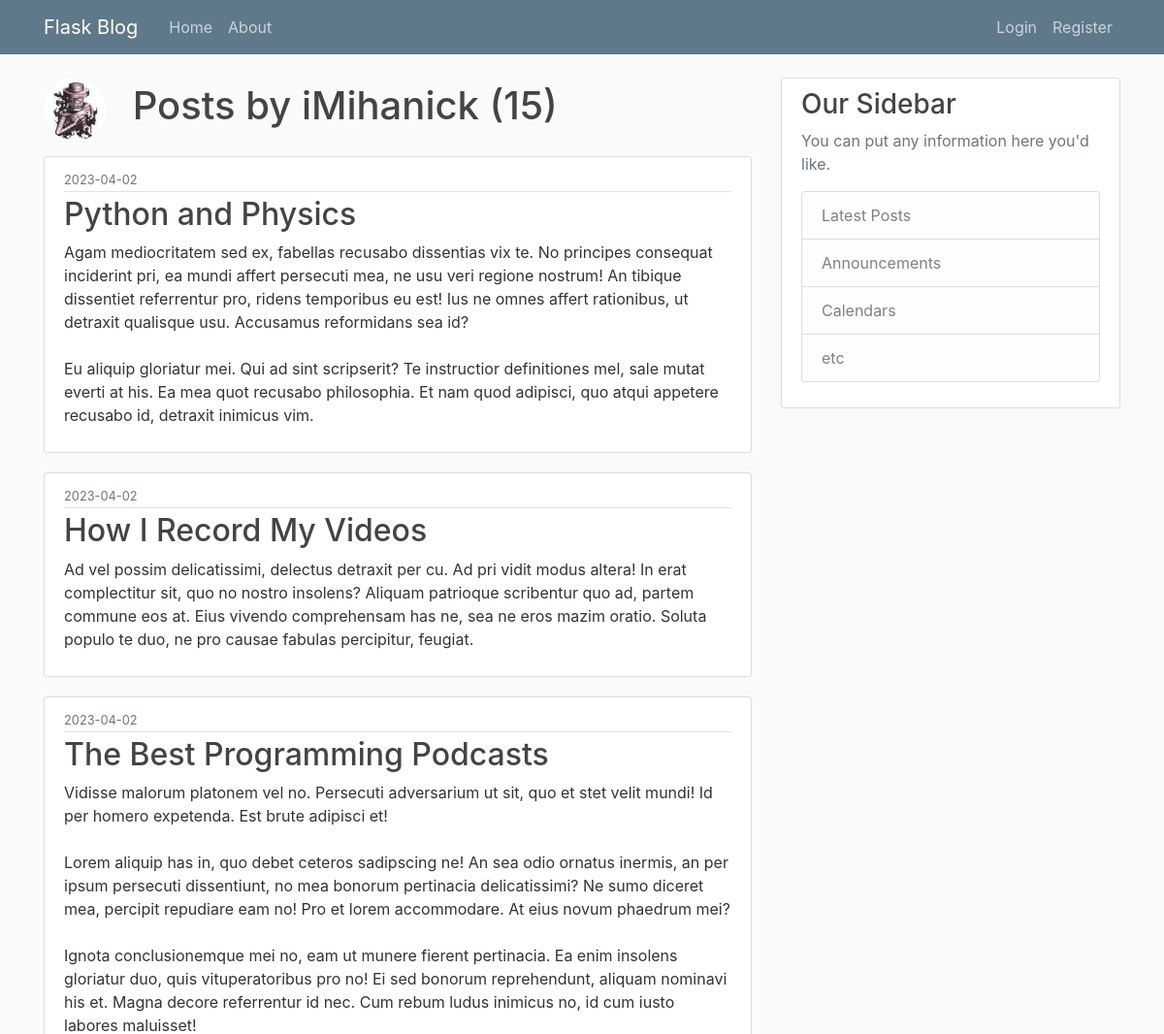
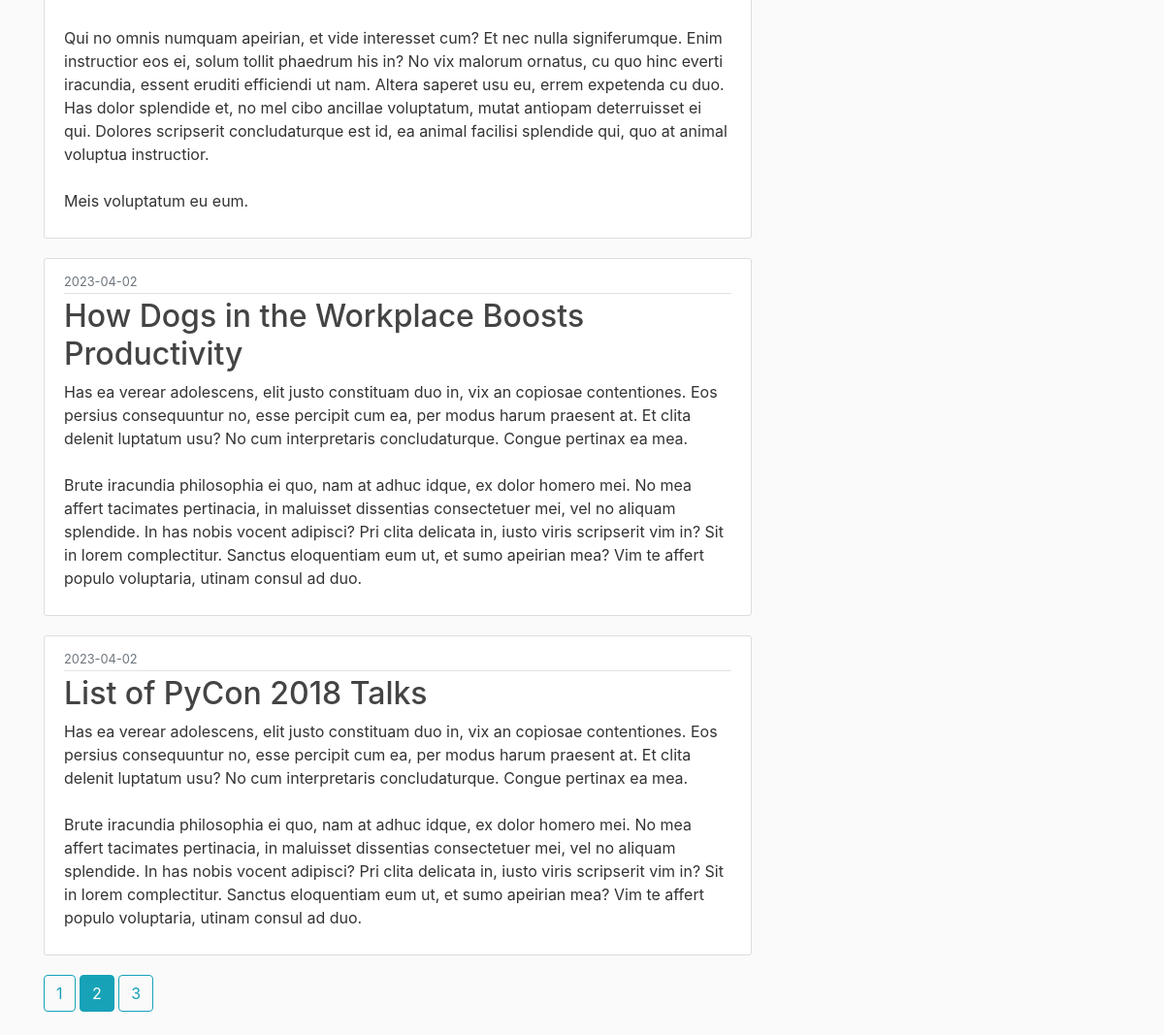
The app's page /user/iMihanick?page=2 with its own data (2 pictures, top to bottom).
### flaskblog/models.py (models this page shows, shortened)
class User(db.Model, UserMixin):
    id = db.Column(db.Integer, primary_key=True)
    username = db.Column(db.String(20), unique=True, nullable=False)
    email = db.Column(db.String(120), unique=True, nullable=False)
    image_file = db.Column(db.String(20), nullable=False, default='default.jpg')
    password = db.Column(db.String(60), nullable=False)
    posts = db.relationship('Post', backref='author', lazy=True)

class Post(db.Model):
    id = db.Column(db.Integer, primary_key=True)
    title = db.Column(db.String(100), nullable=False)
    date_posted = db.Column(db.DateTime, nullable=False, default=datetime.utcnow)
    content = db.Column(db.Text, nullable=False)
    user_id = db.Column(db.Integer, db.ForeignKey('user.id'), nullable=False)

### flaskblog/users/routes.py (the view)
@users.route("/user/<string:username>")
def user_posts(username):
    page = request.args.get('page', 1, type=int)
    user = User.query.filter_by(username=username).first_or_404()
    posts = Post.query.filter_by(author=user)\
        .order_by(Post.date_posted.desc())\
        .paginate(page=page, per_page=5)
    return render_template('user_posts.html', posts=posts, user=user)

### flaskblog/templates/user_posts.html
{% extends "layout.html" %}
{% block content %}
    <h1 class="mb-3">
        <img class="rounded-circle article-img" src="{{ url_for('static', filename='profile_pict/' + user.image_file) }}">
        Posts by {{ user.username }} ({{ posts.total }})</h1>
	{% for post in posts.items %}
		<article class="media content-section">
          <div class="media-body">
            <div class="article-metadata">
              <small class="text-muted">{{ post.date_posted.strftime('%Y-%m-%d') }}</small>
            </div>
            <h2><a class="article-title" href="{{ url_for('posts.post', post_id=post.id) }}">{{ post.title }}</a></h2>
            <p class="article-content">{{ post.content }}</p>
          </div>
        </article>
	{% endfor %}
    {% for page_num in posts.iter_pages(left_edge=1, right_edge=1, left_current=1, right_current=1) %}
        {% if page_num %}
            {% if posts.page == page_num %}
                <a class="btn btn-info mb-4" href="{{ url_for('users.user_posts', username=user.username, page=page_num) }}">{{ page_num }}</a>
            {% else %}
                <a class="btn btn-outline-info mb-4" href="{{ url_for('users.user_posts', username=user.username, page=page_num) }}">{{ page_num }}</a>
            {% endif %}
        {% else %}
            ...
        {% endif %}
    {% endfor %}
{% endblock content %}

### flaskblog/static/main.css (style rules this page uses)
body { background: #fafafa; color: #333333; margin-top: 5rem; }
h1, h2, h3, h4, h5, h6 { color: #444444; }
.content-section { background: #ffffff; padding: 10px 20px; border: 1px solid #dddddd; border-radius: 3px; margin-bottom: 20px; }
.article-title { color: #444444; }
.article-content { white-space: pre-line; }
.article-img { height: 65px; width: 65px; margin-right: 16px; }
.article-metadata { padding-bottom: 1px; margin-bottom: 4px; border-bottom: 1px solid #e3e3e3 }

### records on screen
User: image_file (picture), username "iMihanick"
Post: date_posted "2023-04-02", title "Python and Physics", content "Agam mediocritatem sed ex, fabellas recusabo dissentias vix te. No principes consequat inciderint pri, ea mundi affert persecuti mea, ne usu veri regione nostrum! An tibique dissentiet referrentur pro, ridens temporibus eu est! Ius ne omnes affert rationibus, ut detraxit qualisque usu. Accusamus reformidans sea id? Eu aliquip gloriatur mei. Qui ad sint scripserit? Te instructior definitiones mel, sale mutat everti at his. Ea mea quot recusabo philosophia. Et nam quod adipisci, quo atqui appetere recusabo id, detraxit inimicus vim."
Post: date_posted "2023-04-02", title "How I Record My Videos", content "Ad vel possim delicatissimi, delectus detraxit per cu. Ad pri vidit modus altera! In erat complectitur sit, quo no nostro insolens? Aliquam patrioque scribentur quo ad, partem commune eos at. Eius vivendo comprehensam has ne, sea ne eros mazim oratio. Soluta populo te duo, ne pro causae fabulas percipitur, feugiat."
Post: date_posted "2023-04-02", title "The Best Programming Podcasts", content "Vidisse malorum platonem vel no. Persecuti adversarium ut sit, quo et stet velit mundi! Id per homero expetenda. Est brute adipisci et! Lorem aliquip has in, quo debet ceteros sadipscing ne! An sea odio ornatus inermis, an per ipsum persecuti dissentiunt, no mea bonorum pertinacia delicatissimi? Ne sumo diceret mea, percipit repudiare eam no! Pro et lorem accommodare. At eius novum phaedrum mei? Ignota conclusionemque mei no, eam ut munere fierent pertinacia. Ea enim insolens gloriatur duo, quis vituperatoribus pro no! Ei sed bonorum reprehendunt, aliquam nominavi his et. Magna decore referrentur id nec. Cum rebum ludus inimicus no, id cum iusto labores maluisset! Qui no omnis numquam…"
Post: date_posted "2023-04-02", title "How Dogs in the Workplace Boosts Productivity", content "Has ea verear adolescens, elit justo constituam duo in, vix an copiosae contentiones. Eos persius consequuntur no, esse percipit cum ea, per modus harum praesent at. Et clita delenit luptatum usu? No cum interpretaris concludaturque. Congue pertinax ea mea. Brute iracundia philosophia ei quo, nam at adhuc idque, ex dolor homero mei. No mea affert tacimates pertinacia, in maluisset dissentias consectetuer mei, vel no aliquam splendide. In has nobis vocent adipisci? Pri clita delicata in, iusto viris scripserit vim in? Sit in lorem complectitur. Sanctus eloquentiam eum ut, et sumo apeirian mea? Vim te affert populo voluptaria, utinam consul ad duo."
Post: date_posted "2023-04-02", title "List of PyCon 2018 Talks", content "Has ea verear adolescens, elit justo constituam duo in, vix an copiosae contentiones. Eos persius consequuntur no, esse percipit cum ea, per modus harum praesent at. Et clita delenit luptatum usu? No cum interpretaris concludaturque. Congue pertinax ea mea. Brute iracundia philosophia ei quo, nam at adhuc idque, ex dolor homero mei. No mea affert tacimates pertinacia, in maluisset dissentias consectetuer mei, vel no aliquam splendide. In has nobis vocent adipisci? Pri clita delicata in, iusto viris scripserit vim in? Sit in lorem complectitur. Sanctus eloquentiam eum ut, et sumo apeirian mea? Vim te affert populo voluptaria, utinam consul ad duo."

### other values on screen
{{ posts.total }} "15"
{{ page_num }} "1" "3"
{{ page_num }} "2"
